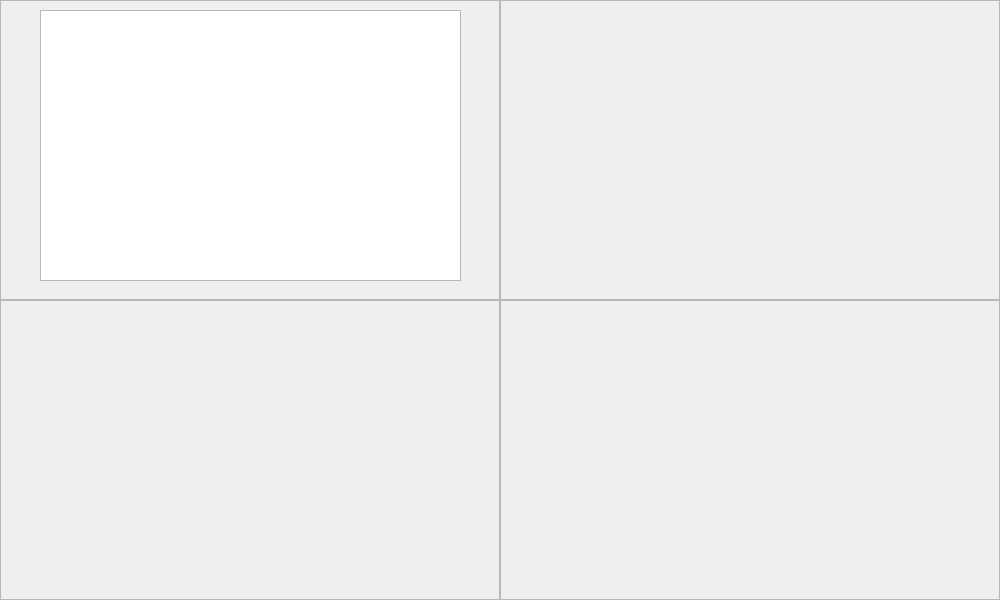
<?xml version="1.0" encoding="UTF-8"?>
<ui version="4.0">
 <class>Visualizer</class>
 <widget class="QWidget" name="Visualizer">
  <property name="windowModality">
   <enum>Qt::ApplicationModal</enum>
  </property>
  <property name="geometry">
   <rect>
    <x>0</x>
    <y>0</y>
    <width>1000</width>
    <height>600</height>
   </rect>
  </property>
  <property name="minimumSize">
   <size>
    <width>1000</width>
    <height>600</height>
   </size>
  </property>
  <property name="maximumSize">
   <size>
    <width>1000</width>
    <height>600</height>
   </size>
  </property>
  <property name="font">
   <font>
    <family>Ubuntu Mono</family>
   </font>
  </property>
  <property name="windowTitle">
   <string>3D Reconstruction</string>
  </property>
  <property name="layoutDirection">
   <enum>Qt::LeftToRight</enum>
  </property>
  <widget class="QFrame" name="Frame1">
   <property name="geometry">
    <rect>
     <x>0</x>
     <y>0</y>
     <width>500</width>
     <height>300</height>
    </rect>
   </property>
   <property name="frameShape">
    <enum>QFrame::StyledPanel</enum>
   </property>
   <property name="frameShadow">
    <enum>QFrame::Raised</enum>
   </property>
   <widget class="QGraphicsView" name="graphicsViewW1">
    <property name="geometry">
     <rect>
      <x>40</x>
      <y>10</y>
      <width>421</width>
      <height>271</height>
     </rect>
    </property>
   </widget>
  </widget>
  <widget class="QFrame" name="Frame2">
   <property name="geometry">
    <rect>
     <x>500</x>
     <y>0</y>
     <width>500</width>
     <height>300</height>
    </rect>
   </property>
   <property name="frameShape">
    <enum>QFrame::StyledPanel</enum>
   </property>
   <property name="frameShadow">
    <enum>QFrame::Raised</enum>
   </property>
  </widget>
  <widget class="QFrame" name="Frame4">
   <property name="geometry">
    <rect>
     <x>500</x>
     <y>300</y>
     <width>500</width>
     <height>300</height>
    </rect>
   </property>
   <property name="frameShape">
    <enum>QFrame::StyledPanel</enum>
   </property>
   <property name="frameShadow">
    <enum>QFrame::Raised</enum>
   </property>
  </widget>
  <widget class="QFrame" name="Frame3">
   <property name="geometry">
    <rect>
     <x>0</x>
     <y>300</y>
     <width>500</width>
     <height>300</height>
    </rect>
   </property>
   <property name="frameShape">
    <enum>QFrame::StyledPanel</enum>
   </property>
   <property name="frameShadow">
    <enum>QFrame::Raised</enum>
   </property>
  </widget>
 </widget>
 <layoutdefault spacing="6" margin="11"/>
 <resources/>
 <connections/>
</ui>
